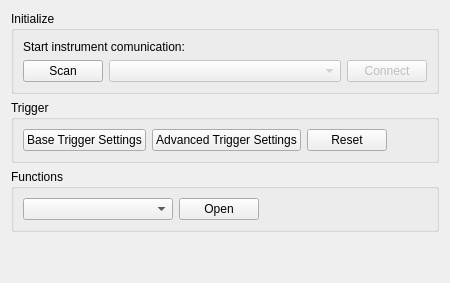
      <widget class="QWidget" name="setting_tab">
       <attribute name="title">
        <string>Settings</string>
       </attribute>
       <layout class="QGridLayout" name="gridLayout_2">
        <item row="1" column="0">
         <widget class="QGroupBox" name="trig_groupbox">
          <property name="title">
           <string>Trigger</string>
          </property>
          <layout class="QHBoxLayout" name="horizontalLayout_2">
           <item>
            <widget class="QPushButton" name="trig_base_pushbutton">
             <property name="text">
              <string>Base Trigger Settings</string>
             </property>
            </widget>
           </item>
           <item>
            <widget class="QPushButton" name="trig_adv_pushbutton">
             <property name="text">
              <string>Advanced Trigger Settings</string>
             </property>
            </widget>
           </item>
           <item>
            <widget class="QPushButton" name="trig_reset_pushbutton">
             <property name="text">
              <string>Reset</string>
             </property>
            </widget>
           </item>
           <item>
            <spacer name="horizontalSpacer_2">
             <property name="orientation">
              <enum>Qt::Horizontal</enum>
             </property>
             <property name="sizeHint" stdset="0">
              <size>
               <width>40</width>
               <height>20</height>
              </size>
             </property>
            </spacer>
           </item>
          </layout>
         </widget>
        </item>
        <item row="2" column="0">
         <widget class="QGroupBox" name="func_groupbox">
          <property name="title">
           <string>Functions</string>
          </property>
          <layout class="QHBoxLayout" name="horizontalLayout_3">
           <item>
            <widget class="QComboBox" name="op_combobox">
             <property name="minimumSize">
              <size>
               <width>150</width>
               <height>0</height>
              </size>
             </property>
            </widget>
           </item>
           <item>
            <widget class="QPushButton" name="funcopen_pushbutton">
             <property name="text">
              <string>Open</string>
             </property>
            </widget>
           </item>
           <item>
            <spacer name="horizontalSpacer">
             <property name="orientation">
              <enum>Qt::Horizontal</enum>
             </property>
             <property name="sizeHint" stdset="0">
              <size>
               <width>40</width>
               <height>20</height>
              </size>
             </property>
            </spacer>
           </item>
          </layout>
         </widget>
        </item>
        <item row="0" column="0">
         <widget class="QGroupBox" name="init_groupbox">
          <property name="title">
           <string>Initialize</string>
          </property>
          <layout class="QVBoxLayout" name="verticalLayout">
           <item>
            <layout class="QVBoxLayout" name="verticalLayout_2">
             <item>
              <widget class="QLabel" name="label">
               <property name="text">
                <string>Start instrument comunication: </string>
               </property>
              </widget>
             </item>
             <item>
              <layout class="QHBoxLayout" name="horizontalLayout">
               <item>
                <widget class="QPushButton" name="scan_pushbutton">
                 <property name="sizePolicy">
                  <sizepolicy hsizetype="Fixed" vsizetype="Fixed">
                   <horstretch>0</horstretch>
                   <verstretch>0</verstretch>
                  </sizepolicy>
                 </property>
                 <property name="text">
                  <string>Scan</string>
                 </property>
                </widget>
               </item>
               <item>
                <widget class="QComboBox" name="scan_combobox">
                 <property name="enabled">
                  <bool>false</bool>
                 </property>
                </widget>
               </item>
               <item>
                <widget class="QPushButton" name="connect_pushbutton">
                 <property name="enabled">
                  <bool>false</bool>
                 </property>
                 <property name="sizePolicy">
                  <sizepolicy hsizetype="Fixed" vsizetype="Fixed">
                   <horstretch>0</horstretch>
                   <verstretch>0</verstretch>
                  </sizepolicy>
                 </property>
                 <property name="text">
                  <string>Connect</string>
                 </property>
                </widget>
               </item>
              </layout>
             </item>
            </layout>
           </item>
          </layout>
         </widget>
        </item>
        <item row="3" column="0">
         <spacer name="verticalSpacer">
          <property name="orientation">
           <enum>Qt::Vertical</enum>
          </property>
          <property name="sizeHint" stdset="0">
           <size>
            <width>20</width>
            <height>40</height>
           </size>
          </property>
         </spacer>
        </item>
       </layout>
      </widget>
